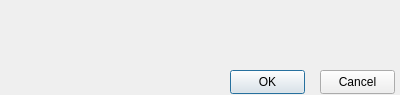
<?xml version="1.0" encoding="UTF-8"?>
<ui version="4.0">
 <class>Dialog_connect</class>
 <widget class="QDialog" name="Dialog_connect">
  <property name="geometry">
   <rect>
    <x>0</x>
    <y>0</y>
    <width>400</width>
    <height>95</height>
   </rect>
  </property>
  <property name="windowTitle">
   <string>Dialog</string>
  </property>
  <widget class="QLabel" name="l_connect">
   <property name="geometry">
    <rect>
     <x>10</x>
     <y>10</y>
     <width>381</width>
     <height>51</height>
    </rect>
   </property>
  </widget>
  <widget class="QPushButton" name="pb_OK">
   <property name="geometry">
    <rect>
     <x>230</x>
     <y>70</y>
     <width>75</width>
     <height>24</height>
    </rect>
   </property>
   <property name="text">
    <string>OK</string>
   </property>
  </widget>
  <widget class="QPushButton" name="pb_Cancel">
   <property name="geometry">
    <rect>
     <x>320</x>
     <y>70</y>
     <width>75</width>
     <height>24</height>
    </rect>
   </property>
   <property name="text">
    <string>Cancel</string>
   </property>
  </widget>
 </widget>
 <resources/>
 <connections>
  <connection>
   <sender>pb_Cancel</sender>
   <signal>clicked()</signal>
   <receiver>Dialog_connect</receiver>
   <slot>close()</slot>
   <hints>
    <hint type="sourcelabel">
     <x>357</x>
     <y>81</y>
    </hint>
    <hint type="destinationlabel">
     <x>199</x>
     <y>47</y>
    </hint>
   </hints>
  </connection>
 </connections>
</ui>
